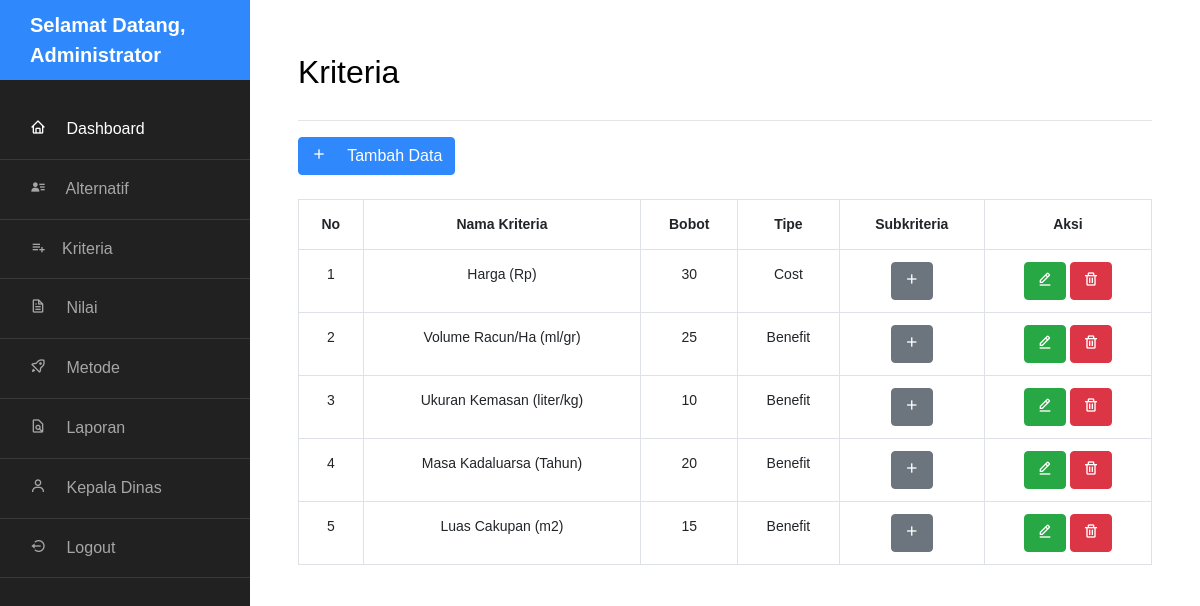
Page /admin/kriteria.php (signed in) on the committed database.
### tables this page shows
CREATE TABLE `tbl_akun` (
  `id_akun` int NOT NULL,
  `nama_lengkap` varchar(50) NOT NULL,
  `username` varchar(50) NOT NULL,
  `password` varchar(30) NOT NULL,
  `role` enum('admin','kepala_dinas') NOT NULL DEFAULT 'admin'
);

CREATE TABLE `tbl_kriteria` (
  `id_kriteria` int NOT NULL,
  `nama_kriteria` varchar(50) NOT NULL,
  `bobot_kriteria` double NOT NULL,
  `tipe_kriteria` varchar(10) NOT NULL
);

### admin/kriteria.php (the view, shortened to what this page needs)
<?php
include "../assets/conn/config.php";
include "header.php";
?>
<h2 class="mb-4">Kriteria</h2>
<hr>
<a href="kriteria-simpan.php" class="btn btn-primary mb-4"><i class='bx bx-plus mr-3'></i> Tambah Data</a>
<table class="table table-bordered">
    <tr>
        <th class="text-center">No</th>
        <th class="text-center">Nama Kriteria</th>
        <th class="text-center">Bobot</th>
        <th class="text-center">Tipe</th>
        <th class="text-center">Subkriteria</th>
        <th class="text-center">Aksi</th>
    </tr>
    <?php
    $sql = "SELECT * FROM tbl_kriteria ORDER BY id_kriteria";
    $stm = $conn->query($sql);
    $no = 1;
    while ($a = $stm->fetch_assoc()) {
    ?>
    <tr>
        <td class="text-center"><?= $no++ ?></td>
        <td class="text-center"><?= $a['nama_kriteria'] ?></td>
        <td class="text-center"><?= $a['bobot_kriteria'] ?></td>
        <td class="text-center"><?= $a['tipe_kriteria'] ?></td>
        <td class=" text-center">
            <a href="subkriteria.php?id_kriteria=<?= $a['id_kriteria'] ?>" class="btn btn-secondary"><i
                    class='bx bx-plus'></i></a>
        </td>
        <td class=" text-center">
            <a href="kriteria-ubah.php?id_kriteria=<?= $a['id_kriteria'] ?>" class="btn btn-success"><i
                    class='bx bx-edit-alt'></i></a>
            <a href="kriteria.php?id_kriteria=<?= $a['id_kriteria'] ?>&aksi=hapus" class="btn btn-danger"><i
                    class='bx bx-trash'></i></a>
        </td>
    </tr>
    <?php } ?>
</table>

### admin/header.php (shortened to what this page needs)
<?php
include "../assets/conn/config.php";
$query = "SELECT * FROM tbl_akun WHERE id_akun='$_SESSION[id_akun]'";
$stm = $conn->query($query);
$row = $stm->fetch_assoc();
?>
<!doctype html>
<html lang="en">
<head>
    <link rel="stylesheet" href="../assets/sidebar/css/style.css">
    <link href='https://unpkg.com/boxicons@2.1.4/css/boxicons.min.css' rel='stylesheet'>
</head>
<body>
    <div class="wrapper d-flex align-items-stretch">
        <nav id="sidebar">
            <div class="custom-menu">
                <button type="button" id="sidebarCollapse" class="btn btn-primary">
                </button>
            </div>
            <h1><a href="index.html" class="logo">Selamat Datang, <?= $row['nama_lengkap'] ?></a></h1>
            <ul class="list-unstyled components mb-5">
                <li class="active">
                    <a href="index.php"><i class="bx bx-home mr-3"></i> Dashboard</a>
                </li>
                <li>
                    <a href="alternatif.php"><i class='bx bxs-user-detail mr-3'></i> Alternatif</a>
                </li>
                <li>
                    <a href="kriteria.php"><i class='bx bx-list-plus mr-3'></i>Kriteria</a>
                </li>
                <li>
                    <a href="nilai.php"><i class='bx bx-file mr-3'></i> Nilai</a>
                </li>
                <li>
                    <a href="metode.php"><i class='bx bx-rocket mr-3'></i> Metode</a>
                </li>
                <li>
                    <a href="laporan.php" target="_blank"><i class='bx bx-file-find mr-3'></i> Laporan</a>
                </li>
                <li>
                <a href="form_kepala_dinas.php" target="_blank"><i class='bx bx-user mr-3'></i> Kepala Dinas</a>
                </li>
                <li>
                    <a href="logout.php"><i class='bx bx-log-out-circle mr-3'></i> Logout</a>
                </li>
            </ul>
        </nav>
        <div id="content" class="p-4 p-md-5 pt-5">
</body>
</html>

### rows in the picture
tbl_akun: nama_lengkap "Administrator"
tbl_kriteria: nama_kriteria "Harga (Rp)", bobot_kriteria "30", tipe_kriteria "Cost"
tbl_kriteria: nama_kriteria "Volume Racun/Ha (ml/gr)", bobot_kriteria "25", tipe_kriteria "Benefit"
tbl_kriteria: nama_kriteria "Ukuran Kemasan (liter/kg)", bobot_kriteria "10", tipe_kriteria "Benefit"
tbl_kriteria: nama_kriteria "Masa Kadaluarsa (Tahun)", bobot_kriteria "20", tipe_kriteria "Benefit"
tbl_kriteria: nama_kriteria "Luas Cakupan (m2)", bobot_kriteria "15", tipe_kriteria "Benefit"
